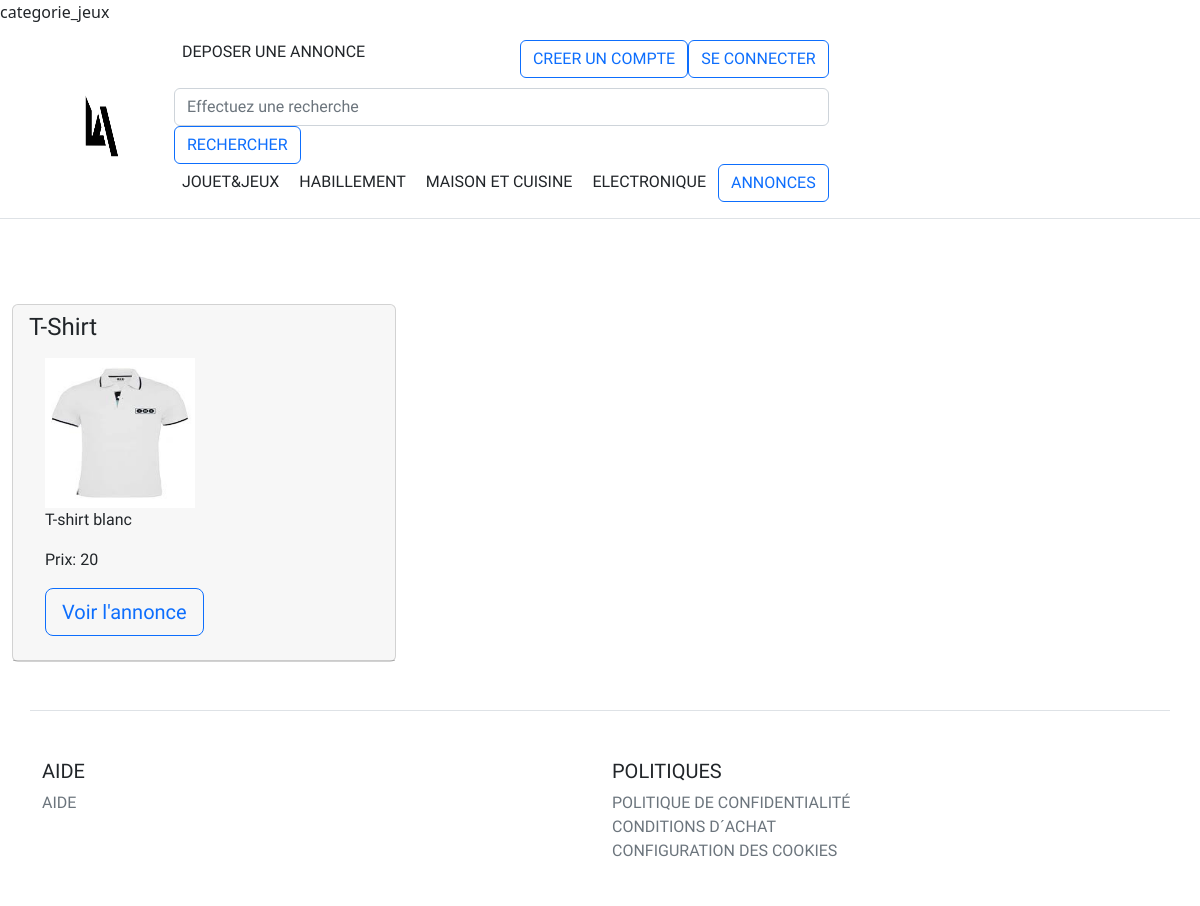
/?p=categorie_jeux, run on the app's committed database.
### tables this page shows
CREATE TABLE IF NOT EXISTS `annonce` (
  `id` int(11) NOT NULL AUTO_INCREMENT,
  `titre` varchar(150) DEFAULT NULL,
  `description` varchar(500) DEFAULT NULL,
  `date_de_creation` datetime DEFAULT NULL,
  `prix` double(4,2) DEFAULT NULL,
  `statut_echange_ou_paiement` int(1) DEFAULT NULL,
  `frais_supplementaire_publication` double DEFAULT NULL,
  `ville` varchar(30) DEFAULT NULL,
  `Statut_annonce_validee_bloque` tinyint(1) DEFAULT '4',
  `date_fin_annonce` datetime DEFAULT NULL,
  `idMembre` int(11) DEFAULT NULL,
  `duree_publication` int(11) DEFAULT NULL,
  `date_validation` datetime DEFAULT NULL,
  `idEtat` int(11) DEFAULT NULL,
  `idCategorie` int(11) DEFAULT NULL,
  PRIMARY KEY (`id`),
  KEY `fk_Annonce_Membre` (`idMembre`),
  KEY `fk_Annonce_etats1` (`idEtat`),
  KEY `idCategorie` (`idCategorie`)
);

CREATE TABLE IF NOT EXISTS `photo` (
  `id` int(11) NOT NULL AUTO_INCREMENT,
  `fichier_chemin` varchar(150) DEFAULT NULL,
  `idAnnonce` int(11) NOT NULL,
  `is_main_photo` int(11) DEFAULT NULL,
  `legende` varchar(45) DEFAULT NULL,
  PRIMARY KEY (`id`),
  KEY `fk_Photo_Annonce1` (`idAnnonce`)
);

### model/AnnonceModel.php (called while the page is built, shortened)
<?php
class AnnonceModel{
  private $table='annonce';
public function CountAnnonceCategorie($idCategorie){
      try {
      global $db;
        $query=$db->prepare('SELECT COUNT(id) FROM '.$this->table.' WHERE idCategorie=:idCategorie');
        $query->execute(['idCategorie'=>$idCategorie]);
        if ($query->rowCount()){
            $result=$query->fetch();
            return $result[0];
        }
      } catch (Exception $e) {
        echo $e->getMessage();
      }
    return false;
  }
public function getAnnoncebyCategorie($idCategorie){
try {
        global $db;
        $query=$db->prepare('SELECT * FROM '. $this->table .' WHERE idCategorie=:idCategorie');
        $query->execute(['idCategorie'=>$idCategorie]);
        if ($query->rowCount()){
            return $query->fetchAll();
        }
    } catch (Exception $e) {
        echo $e->getMessage();
    }
    return false;
  }
}

### controller/Annonce.php (called while the page is built, shortened)
<?php
class Annonce
{
  private $title;
  private $description;
  private $prix;
  private $photo;
  public function getTitle(){
    return $this->title;
  }
  public function getDescription(){
    return $this->description;
  }
  public function getPrix(){
    return $this->prix;
  }
    public function getPhoto(){
      return $this->photo;
   }
public function chargerAnnoncebyCategorie($idCategorie, $num_annonce){
$AnnonceModel=new AnnonceModel();
    $annonce=$AnnonceModel->getAnnoncebyCategorie($idCategorie);
    $this->id=$annonce[$num_annonce]['id'];
    $this->title=$annonce[$num_annonce]['titre'];
    $this->description=$annonce[$num_annonce]['description'];
    $this->prix=$annonce[$num_annonce]['prix'];
    $photo=$AnnonceModel->getMainPhoto($this->id);
    $this->photo=$photo['fichier_chemin'];
}
}
?>

### view/categorie_jeux.php (the view, shortened to what this page needs)
<?php
    $AnnonceModel=new AnnonceModel();
    $annonce=new Annonce();
    $idCategorie=1;
    $nb_annonce = $AnnonceModel->CountAnnonceCategorie($idCategorie);
    for($i=0;$i<=$nb_annonce-1;$i++):
        $annonce->chargerAnnoncebyCategorie($idCategorie, $i);
    ?>
        <div class="card mb-4 box-shadow-sm">
          <div class="card-header">
              <h4 class="my-0 font-weight-normal"><?php echo $annonce->getTitle(); ?></h4>
              <div class="card-body">
                <img src="<?php echo "http://localhost/projet/".$annonce->getPhoto();?>" class="img_thumbnail">
                <p class=""><?php echo $annonce->getDescription() ?></p>
                <p class=""><?php echo "Prix: ".$annonce->getPrix() ?></p>
            <form action="?p=annonce_detail" method= "get">
              <button type="submit" class="btn btn-lg btn-block btn-outline-primary">Voir l'annonce</button>
            </form>
          </div>
          </div>
        <?php endfor;?>
        </div>

### assets/css/style.css (style rules this page uses)
* { font-family: 'Exo', sans-serif; margin:0; padding: 0; }
div { display: block; }
img { width: 150px; height: 150px; }
.card { width: 32%; margin-left: 1% }
.card-header { padding: 0.75rem 1.25rem; margin-bottom: 0; background-color: rgba(0, 0, 0, .03); border-bottom: 1px solid rgba(0, 0, 0, .125); }
.btn:not(:disabled):not(.disabled) { cursor: pointer; }

### data on the page
annonce: titre "T-Shirt", photo.fichier_chemin (picture), description "T-shirt blanc", prix "20"
